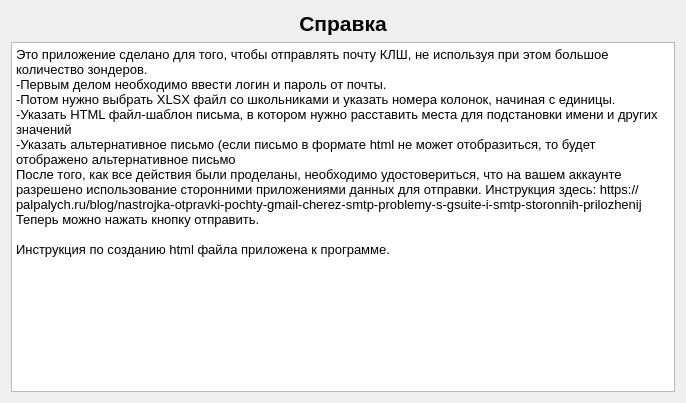
<?xml version="1.0" encoding="UTF-8"?>
<ui version="4.0">
 <class>Help</class>
 <widget class="QDialog" name="Help">
  <property name="geometry">
   <rect>
    <x>0</x>
    <y>0</y>
    <width>686</width>
    <height>403</height>
   </rect>
  </property>
  <property name="windowTitle">
   <string>Dialog</string>
  </property>
  <layout class="QGridLayout" name="gridLayout_2">
   <item row="0" column="0">
    <layout class="QGridLayout" name="gridLayout">
     <item row="0" column="0">
      <widget class="QLabel" name="label">
       <property name="font">
        <font>
         <pointsize>16</pointsize>
         <weight>75</weight>
         <bold>true</bold>
        </font>
       </property>
       <property name="text">
        <string>Справка</string>
       </property>
       <property name="alignment">
        <set>Qt::AlignCenter</set>
       </property>
      </widget>
     </item>
     <item row="1" column="0">
      <widget class="QTextBrowser" name="textBrowser">
       <property name="html">
        <string>&lt;!DOCTYPE HTML PUBLIC &quot;-//W3C//DTD HTML 4.0//EN&quot; &quot;http://www.w3.org/TR/REC-html40/strict.dtd&quot;&gt;
&lt;html&gt;&lt;head&gt;&lt;meta name=&quot;qrichtext&quot; content=&quot;1&quot; /&gt;&lt;style type=&quot;text/css&quot;&gt;
p, li { white-space: pre-wrap; }
&lt;/style&gt;&lt;/head&gt;&lt;body style=&quot; font-family:'MS Shell Dlg 2'; font-size:8.25pt; font-weight:400; font-style:normal;&quot;&gt;
&lt;p style=&quot; margin-top:0px; margin-bottom:0px; margin-left:0px; margin-right:0px; -qt-block-indent:0; text-indent:0px;&quot;&gt;&lt;span style=&quot; font-size:10pt;&quot;&gt;Это приложение сделано для того, чтобы отправлять почту КЛШ, не используя при этом большое количество зондеров. &lt;br /&gt;-Первым делом необходимо ввести логин и пароль от почты.&lt;br /&gt;-Потом нужно выбрать XLSX файл со школьниками и указать номера колонок, начиная с единицы.&lt;/span&gt;&lt;/p&gt;
&lt;p style=&quot; margin-top:0px; margin-bottom:0px; margin-left:0px; margin-right:0px; -qt-block-indent:0; text-indent:0px;&quot;&gt;&lt;span style=&quot; font-size:10pt;&quot;&gt;-Указать HTML файл-шаблон письма, в котором нужно расставить места для подстановки имени и других значений&lt;br /&gt;-Указать альтернативное письмо (если письмо в формате html не может отобразиться, то будет отображено альтернативное письмо&lt;/span&gt;&lt;/p&gt;
&lt;p style=&quot; margin-top:0px; margin-bottom:0px; margin-left:0px; margin-right:0px; -qt-block-indent:0; text-indent:0px;&quot;&gt;&lt;span style=&quot; font-size:10pt;&quot;&gt;После того, как все действия были проделаны, необходимо удостовериться, что на вашем аккаунте разрешено использование сторонними приложениями данных для отправки. Инструкция здесь: https://palpalych.ru/blog/nastrojka-otpravki-pochty-gmail-cherez-smtp-problemy-s-gsuite-i-smtp-storonnih-prilozhenij&lt;br /&gt;Теперь можно нажать кнопку отправить.&lt;br /&gt;&lt;br /&gt;Инструкция по созданию html файла приложена к программе.&lt;/span&gt;&lt;/p&gt;&lt;/body&gt;&lt;/html&gt;</string>
       </property>
      </widget>
     </item>
    </layout>
   </item>
  </layout>
 </widget>
 <resources/>
 <connections/>
</ui>
